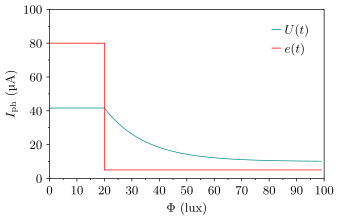

The script that drew this image:
""" NE PAS TOUCHER """

#module de base pour les figures
from figure import *

#dictionnaire pour les couleurs et points
(couleur, mark, size) = defsize()

#creation figure
newfig()
ax = plt.gca()

#parametres de la figure sont enregistres dans sub
sub = plt.subplot(1,1,1)

""" FIN NE PAS TOUCHER """

#axe des abscisses
nmbx = 11            #nombre de traits
xmin = 0            #valeur minimale de x
xmax = 100         #valeur maximale de x


plt.xticks([ i for i in n.linspace(xmin,xmax,nmbx)],
    [r'${}%.0f$'%(i) for i in n.linspace(xmin,xmax,nmbx)]) #changer .0f en le nombre de chiffres apres la virgule necessaire

#si jamais vous voulez modifier l'intervalle des axes a la main:
plt.xlim([xmin, xmax])

#nom de la variable en abscisse
plt.xlabel(r'$\Phi$ (lux)')

#petits traits intermediaires
minorLocator = AutoMinorLocator(2)          #changer le nombre de petits traits
ax.xaxis.set_minor_locator(minorLocator)    #a enlever si vous ne voulez pas de petits traits

#axe des ordonnees
nmby = 6
ymin = 0
ymax = 100

#si vous voulez l'echelle log:
#plt.yscale('log')

plt.yticks([i for i in n.linspace(ymin,ymax,nmby)],
	[r'${}%.0f$'%(i) for i in n.linspace(ymin,ymax,nmby)])
plt.ylim(ymin, ymax)

#nom de la variable en ordonnee
plt.ylabel(r'$I_{\rm ph}$ (µA)')

#petits traits intermediaires
minorLocator = AutoMinorLocator(2)
ax.yaxis.set_minor_locator(minorLocator)

#load the first set of data
dictio = {0:'moyen', 1:'gros', 2:'alu'}

#diametres
Ta = 20

# """ ALU """
# data = n.loadtxt('sensibilite.txt')
# T   = data[:,1]
# print(x)
# x = data[:,0]
# N = len(T)
# T0  = T[0]
# # Tlog = n.log(T-Ta)
# # pix = 18.9/66 # mm
# # x   = n.linspace(0,N*pix,N)
# xerr = x*0.05
# Terr = T*0.05
# # Terrlog = Terr/(T-Ta)

# # #regression lineaire: fit_affine ou fit_linear
# # (a0, a_err, b0, b_err, chi2) = fit_affine(x,     #abscisse
# #                                           T,     #ordonnee
# #                                           xerr, #incertitude abscisse
# #                                           Terr) #incertitude ordonnee

# # # delta = -1/a0
# # # delta_err = a_err/a0**2
# # T0mTa = n.exp(b0)

# #print the results of the fit
# print('    pente  = ' + '(%.2f +- %.2f)K.mm^-1  \n'%(a0,a_err))
# print('    T0  = ' + '(%.2f +- %.2f)°C  \n'%(b0,b_err))
# print('    chi2red  = ' + '%.2f  \n'%(chi2))

# ploterr(size, mark, couleur,    #NE PAS TOUCHER
#         x,                 #abscisse
#         T,                 #ordonnee
#         xerr,                  #incertitude abscisse
#         Terr,                  #incertitude ordonnee
#         ID   = 0               #numero du type de points
#         )

x2 = np.arange(20, 100, 1)
y2 = 120*np.exp(-x2/15) + 10

#modelisation
plt.plot(x2,
         # T0mTa*n.exp(-x/delta) + Ta,
         y2,
         color      = couleur[0],   #couleur de la courbe, mettre le numero voulu
         label = r'$U(t)$'
#         label      = r'$\chi^2=%.2f$ '%(chi2)
         )

x1 = np.arange(0, 21, 1)
y1 = x1*0 + 120*np.exp(-20/15) + 10

plt.plot(x1,
         # T0mTa*n.exp(-x/delta) + Ta,
         y1,
         color      = couleur[0],   #couleur de la courbe, mettre le numero voulu
#         label      = r'$\chi^2=%.2f$ '%(chi2)
         )

yconsigne1 = 80+0*x1
yconsigne2 = 5+0*x2

# draw vertical line at x=20  between y=20 and y=80
plt.axvline(x=20, color='r', linestyle='-', ymin=(5 - ymin)/(ymax - ymin), ymax=(80 - ymin)/(ymax - ymin))

plt.plot(x1,
            # T0mTa*n.exp(-x/delta) + Ta,
            yconsigne1*np.ones(len(x1)),
            'r-',
            label=r'$e(t)$'
            )
plt.plot(x2,
            # T0mTa*n.exp(-x/delta) + Ta,
            yconsigne2*np.ones(len(x2)),
            'r-'
            )
# """ CUIVRE """
# data = n.loadtxt('Profil_T_laiton3.txt')
# T   = data[:,1]
# N = len(T)
# T0  = T[0]
# Tlog = n.log(T-Ta)
# x   = n.linspace(0,N*0.5,N)
# xerr = n.array([0.1]*N)
# Terr = n.array([1]*N)
# Terrlog = Terr/(T-Ta)
#
#
#
# #regression lineaire: fit_affine ou fit_linear
# (a0, a_err, b0, b_err, chi2) = fit_affine(x,     #abscisse
# Tlog,     #ordonnee
# xerr, #incertitude abscisse
# Terrlog) #incertitude ordonnee
#
# delta = -1/a0
# T0mTa = n.exp(b0)
#
# #print the results of the fit
# print('    delta_cuivre  = ' + '%.2f cm \n'%(delta))
#
# ploterr(size, mark, couleur,    #NE PAS TOUCHER
# x[::5],                 #abscisse
# T[::5],                 #ordonnee
# xerr[::5],                  #incertitude abscisse
# Terr[::5],                  #incertitude ordonnee
# ID   = 1               #numero du type de points
# )
#
# #modelisation
# plt.plot(x,
# T0mTa*n.exp(-x/delta) + Ta,
# color      = couleur[1],   #couleur de la courbe, mettre le numero voulu
# #         label      = r'$\chi^2=%.2f$ '%(chi2)
# )

#legende
leg(sub,                #NE PAS TOUCHER
    'upper right')       #position de la legende sur le qraphe

#save the figure
figsave('tau_mesure')   #changer le nom de la figure
plt.show()


# PENSER À ATTENDRE L'ÉQUILIBRE THERMIQUE DE L'EAU QUI CIRCULE !
